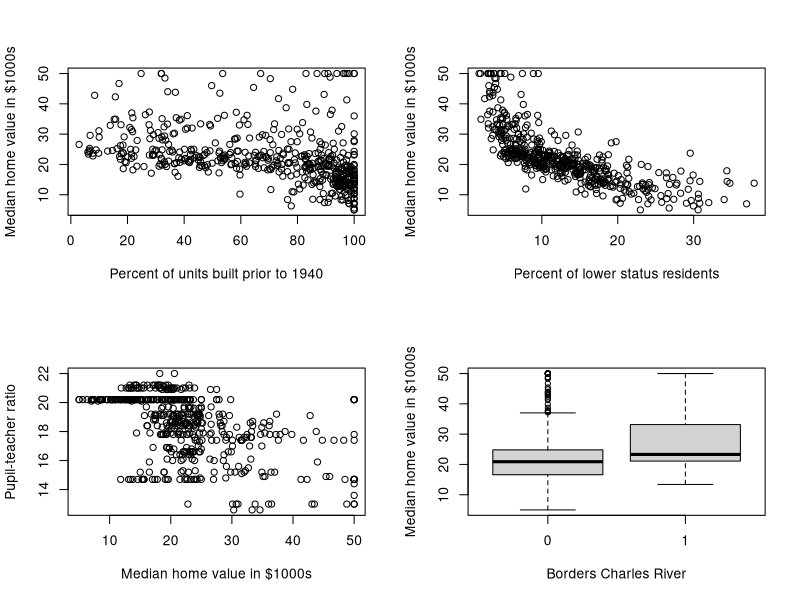
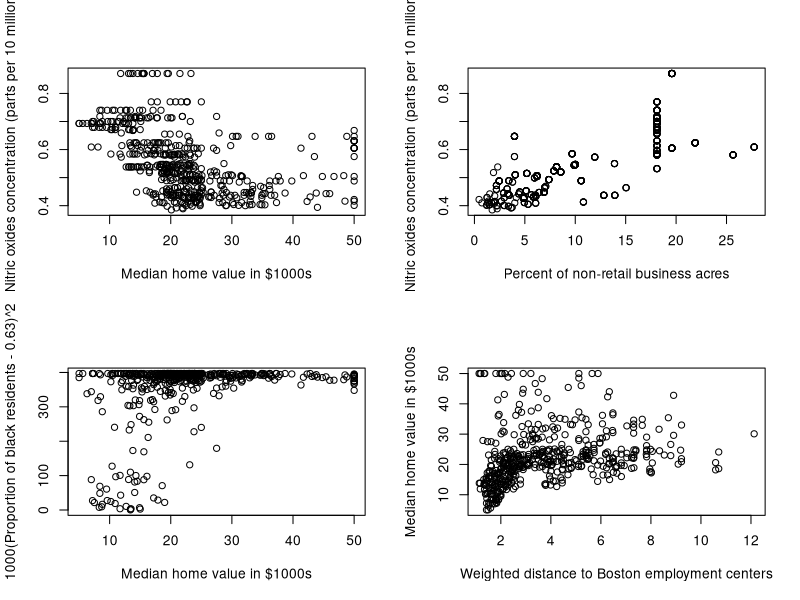
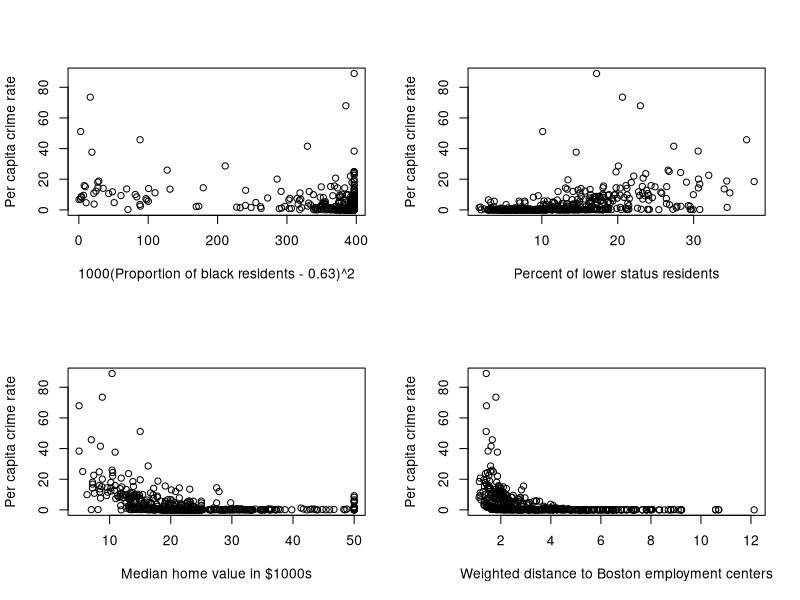
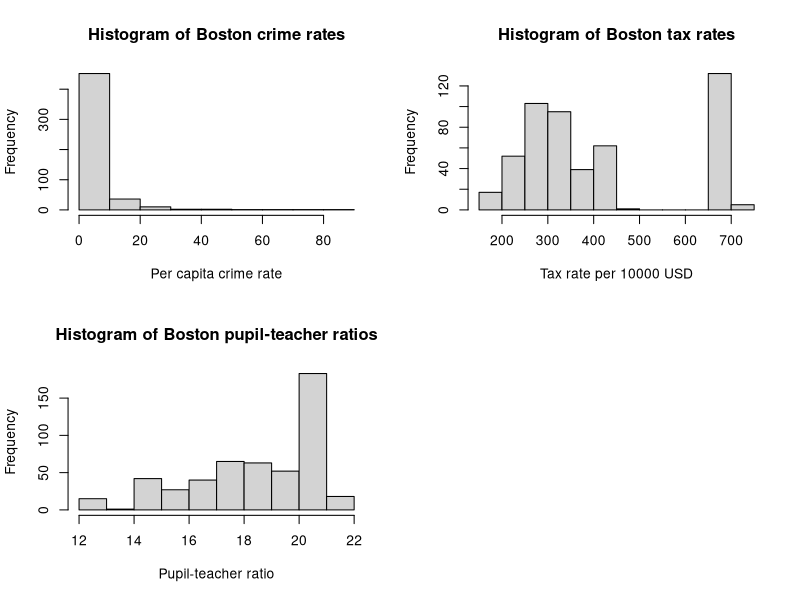

Reproduce these figures in R, in order. (Note: this script raises an error after producing the figures.)
library(MASS)
Boston
head(Boston)
dim(Boston)
par(mfrow = c(2, 2))
head(Boston)
plot(Boston$age, Boston$medv, xlab = "Percent of units built prior to 1940", ylab = "Median home value in $1000s")
plot(Boston$lstat, Boston$medv, xlab = "Percent of lower status residents", ylab = "Median home value in $1000s")
plot(Boston$medv, Boston$ptratio, xlab = "Median home value in $1000s", ylab = "Pupil-teacher ratio")
plot(as.factor(Boston$chas), Boston$medv, xlab = "Borders Charles River", ylab = "Median home value in $1000s")
par(mfrow = c(2, 2))
plot(Boston$medv, Boston$nox, xlab = "Median home value in $1000s", ylab = "Nitric oxides concentration (parts per 10 million)")
plot(Boston$indus, Boston$nox, xlab = "Percent of non-retail business acres", ylab = "Nitric oxides concentration (parts per 10 million)")
plot(Boston$medv, Boston$black, xlab = "Median home value in $1000s", ylab = "1000(Proportion of black residents - 0.63)^2")
plot(Boston$dis, Boston$medv, xlab = "Weighted distance to Boston employment centers", ylab = "Median home value in $1000s")
par(mfrow = c(2, 2))
plot(Boston$black, Boston$crim, xlab = "1000(Proportion of black residents - 0.63)^2", ylab = "Per capita crime rate")
plot(Boston$lstat, Boston$crim, xlab = "Percent of lower status residents", ylab = "Per capita crime rate")
plot(Boston$medv, Boston$crim, xlab = "Median home value in $1000s", ylab = "Per capita crime rate")
plot(Boston$dis, Boston$crim, xlab = "Weighted distance to Boston employment centers", ylab = "Per capita crime rate")
par(mfrow = c(2, 2))
hist(Boston$crim, xlab = "Per capita crime rate", main = "Histogram of Boston crime rates")
hist(Boston$tax, xlab = "Tax rate per 10000 USD", main = "Histogram of Boston tax rates")
hist(Boston$ptratio, xlab = "Pupil-teacher ratio", main = "Histogram of Boston pupil-teacher ratios")
summary(Boston[,c(8, 13, 14)])
table(Boston$chas)
median(Boston$ptratio)
min(Boston$medv)
Boston[Boston$medv == 5, ]
summary(Boston[, c(8:10, 12:14)])
table(Boston$rm > 7)
table(Boston$rm > 8)
Boston[Boston$rm > 8, ]
summary(Boston[Boston_corrected$RM > 8, c(7:10, 12:14)])

